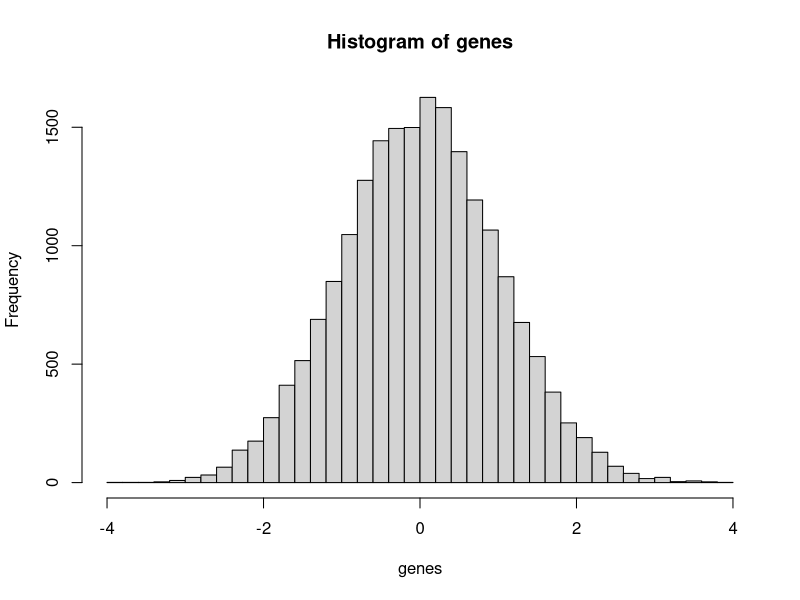
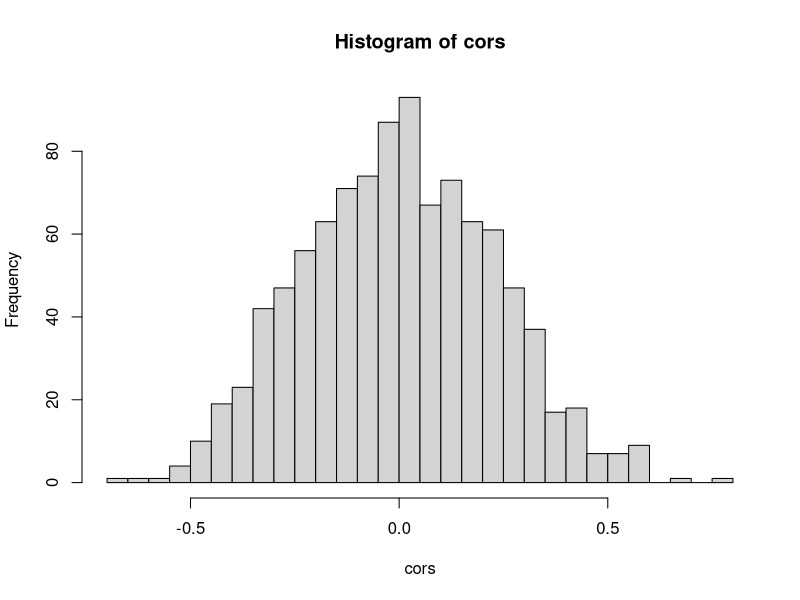

Generate these figures, in order, with R:
## ---- chunk 1
ngenes = 1000
nsamples = 20
## ---- chunk 2
set.seed(2016)
pheno = rnorm(nsamples)

## ---- chunk 3
genes = matrix(rnorm(ngenes*nsamples),nrow=ngenes,ncol=nsamples)
hist(genes,nclass=50)
## ---- chunk 4
cors = rep(0,1000)
for (i in 1:ngenes) {cors[i] = cor(pheno,genes[i,])}
hist(cors,nclass=50)
genesNew = cbind(genes,cors)
#head(genesNew)
sortedGenes = genesNew[order(genesNew[,(nsamples+1)],decreasing=T),]
top = sortedGenes[1:10,]
top
## ---- chunk 5
corout = cor(genes[1,],pheno)
cortestout = cor.test(genes[1,],pheno)
class(cortestout)
tout = t.test(genes[1,],pheno)
tout
names(tout)
class(tout)
names(cortestout)
cortestout$data.name
cortestout$statistic
